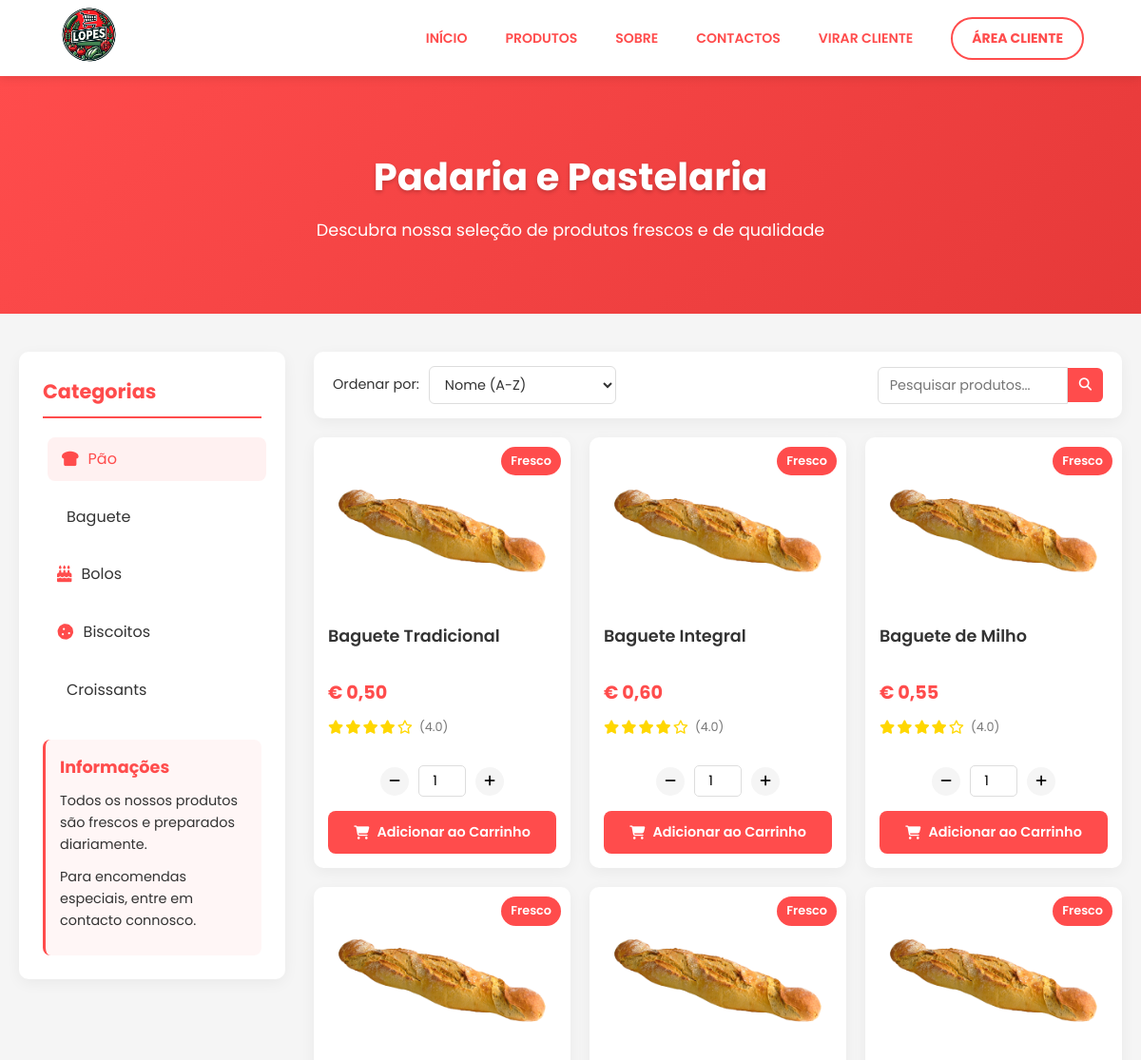
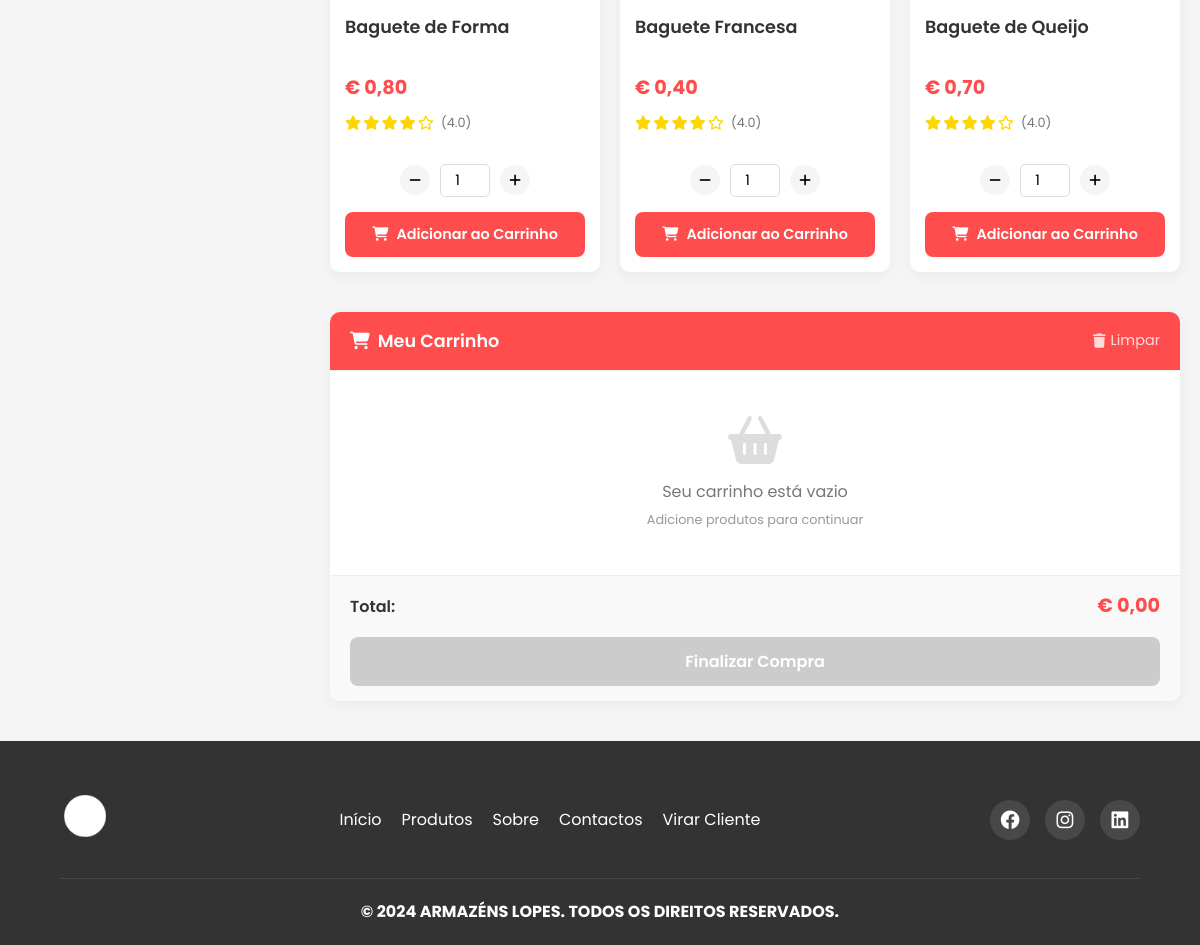
The app's page /produtos/padaria/padaria2.php (signed in) with its own data (2 pictures, top to bottom).
### tables this page shows
CREATE TABLE IF NOT EXISTS `produtos` (
  `id` int(11) NOT NULL AUTO_INCREMENT,
  `nome` varchar(100) NOT NULL,
  `descricao` text DEFAULT NULL,
  `preco` decimal(10,2) NOT NULL,
  `imagem` varchar(255) DEFAULT NULL,
  `categoria` varchar(50) DEFAULT NULL,
  PRIMARY KEY (`id`)
);

### produtos/padaria/padaria2.php (the view, shortened to what this page needs)
<?php
include('../db_connect.php');
if (isset($_SESSION['email'])) {
    $redirectUrl = "../../client/dashboard.php";
} else {
    $redirectUrl = "../../login/login.php";
}
$categoria = "baguete";
$sql = "SELECT * FROM produtos WHERE categoria = '$categoria'";
$result = $conn->query($sql);
?>
<!DOCTYPE html>
<html lang="pt-PT">
<head>
    <link rel="stylesheet" href="../styles/style.css">
    <link rel="stylesheet" href="https://cdnjs.cloudflare.com/ajax/libs/font-awesome/6.4.0/css/all.min.css">
</head>
<body>
    <header>
        <div id="headerimg">
            <a href="../../index.php"><img src="../../img/logolopes.png" alt="Logo Armazéns Lopes"></a>
        </div>
        <div id="headerselect">
            <a href="../../index.php">INÍCIO</a>
            <a href="../../index.php#container2">PRODUTOS</a>
            <a href="../../index.php#sobre">SOBRE</a>
            <a href="../../index.php#container6">CONTACTOS</a>
            <a href="../../form.php">VIRAR CLIENTE</a>
            <button id="buttonheader" onclick="window.location.href='<?php echo $redirectUrl; ?>'"><strong>ÁREA CLIENTE</strong></button>
        </div>
    </header>
    <div class="page-banner">
        <div class="banner-content">
            <h1>Padaria e Pastelaria</h1>
            <p>Descubra nossa seleção de produtos frescos e de qualidade</p>
        </div>
    </div>
    <main>
        <div class="main-container">
            <div class="sidebar">
                <h3>Categorias</h3>
                <ul>
                    <li><a href="padaria1.php" class="active"><i class="fas fa-bread-slice"></i> Pão</a></li>
                    <li><a href="padaria2.php"><i class="fas fa-baguette"></i> Baguete</a></li>
                    <li><a href="padaria3.php"><i class="fas fa-birthday-cake"></i> Bolos</a></li>
                    <li><a href="#"><i class="fas fa-cookie"></i> Biscoitos</a></li>
                    <li><a href="#"><i class="fas fa-croissant"></i> Croissants</a></li>
                </ul>
                <div class="sidebar-info">
                    <h4>Informações</h4>
                    <p>Todos os nossos produtos são frescos e preparados diariamente.</p>
                    <p>Para encomendas especiais, entre em contacto connosco.</p>
                </div>
            </div>
            <div class="content-wrapper">
                <div class="product-filters">
                    <div class="filter-group">
                        <label for="sort-by">Ordenar por:</label>
                        <select id="sort-by">
                            <option value="name-asc">Nome (A-Z)</option>
                        </select>
                    </div>
                    <div class="search-products">
                        <input type="text" id="search-input" placeholder="Pesquisar produtos...">
                        <button id="search-btn"><i class="fas fa-search"></i></button>
                    </div>
                </div>
                <div class="product-container">
                    <?php
                    if ($result->num_rows > 0) {
                        while($row = $result->fetch_assoc()) {
                            echo "<div class='product' data-id='" . $row["id"] . "' data-name='" . $row["nome"] . "' data-price='" . $row["preco"] . "'>";
                            echo "<div class='product-badge'>Fresco</div>";
                            echo "<div class='img-container'>";
                            echo "<img src='" . $row["imagem"] . "' alt='" . $row["nome"] . "'>";
                            echo "</div>";
                            echo "<div class='product-info'>";
                            echo "<h4>" . $row["nome"] . "</h4>";
                            echo "<p class='price'>€ " . number_format($row["preco"], 2, ',', '.') . "</p>";
                            echo "<div class='product-rating'>";
                            echo "<i class='fas fa-star'></i>";
                            echo "<i class='fas fa-star'></i>";
                            echo "<i class='fas fa-star'></i>";
                            echo "<i class='fas fa-star'></i>";
                            echo "<i class='far fa-star'></i>";
                            echo "<span>(4.0)</span>";
                            echo "</div>";
                            echo "</div>";
                            echo "<div class='quantity'>";
                            echo "<button class='btn-minus' data-id='" . $row["id"] . "'><i class='fas fa-minus'></i></button>";
                            echo "<input type='number' value='1' min='1' class='quantity-input' id='qty-" . $row["id"] . "' />";
                            echo "<button class='btn-plus' data-id='" . $row["id"] . "'><i class='fas fa-plus'></i></button>";
                            echo "</div>";
                            echo "<button class='btn-order' data-id='" . $row["id"] . "' data-name='" . $row["nome"] . "' data-price='" . $row["preco"] . "' data-image='" . $row["imagem"] . "'>";
                            echo "<i class='fas fa-shopping-cart'></i> Adicionar ao Carrinho</button>";
                            echo "</div>";
                        }
                    } else {
                        echo "<div class='no-products'>";
                        echo "<i class='fas fa-exclamation-circle'></i>";
                        echo "<p>Nenhum produto encontrado</p>";
                        echo "<p>Tente outra categoria ou volte mais tarde</p>";
                        echo "</div>";
                    }
                    ?>
                </div>
                <div class="cart-container">
                    <div class="cart-header">
                        <h3><i class="fas fa-shopping-cart"></i> Meu Carrinho</h3>
                        <button id="clear-cart"><i class="fas fa-trash"></i> Limpar</button>
                    </div>
                    <div class="cart-items">
                    </div>
                    <div class="cart-footer">
                        <div class="cart-total">
                            <span>Total:</span>
                            <span id="cart-total-value">€ 0,00</span>
                        </div>
                        <button id="checkout-btn" disabled>Finalizar Compra</button>
                    </div>
                </div>
            </div>
        </div>
    </main>
    <footer>
        <div class="footer-content">
            <div class="footer-logo">
                <img src="../../img/logolopes.png" alt="Logo Armazéns Lopes" width="50">
            </div>
            <div class="footer-links">
                <a href="../../index.php">Início</a>
                <a href="../../index.php#container2">Produtos</a>
                <a href="../../index.php#sobre">Sobre</a>
                <a href="../../index.php#container6">Contactos</a>
                <a href="../../form.php">Virar Cliente</a>
            </div>
            <div class="footer-social">
                <a href="#"><i class="fab fa-facebook"></i></a>
                <a href="#"><i class="fab fa-instagram"></i></a>
                <a href="#"><i class="fab fa-linkedin"></i></a>
            </div>
        </div>
        <div class="footer-bottom">
            <p><strong>© 2024 ARMAZÉNS LOPES. TODOS OS DIREITOS RESERVADOS.</strong></p>
        </div>
    </footer>
</body>
</html>

### records on screen
produtos: imagem (picture), nome "Baguete Tradicional", preco "0,50"
produtos: imagem (picture), nome "Baguete Integral", preco "0,60"
produtos: imagem (picture), nome "Baguete de Milho", preco "0,55"
produtos: imagem (picture), nome "Baguete de Forma", preco "0,80"
produtos: imagem (picture), nome "Baguete Francesa", preco "0,40"
produtos: imagem (picture), nome "Baguete de Queijo", preco "0,70"
